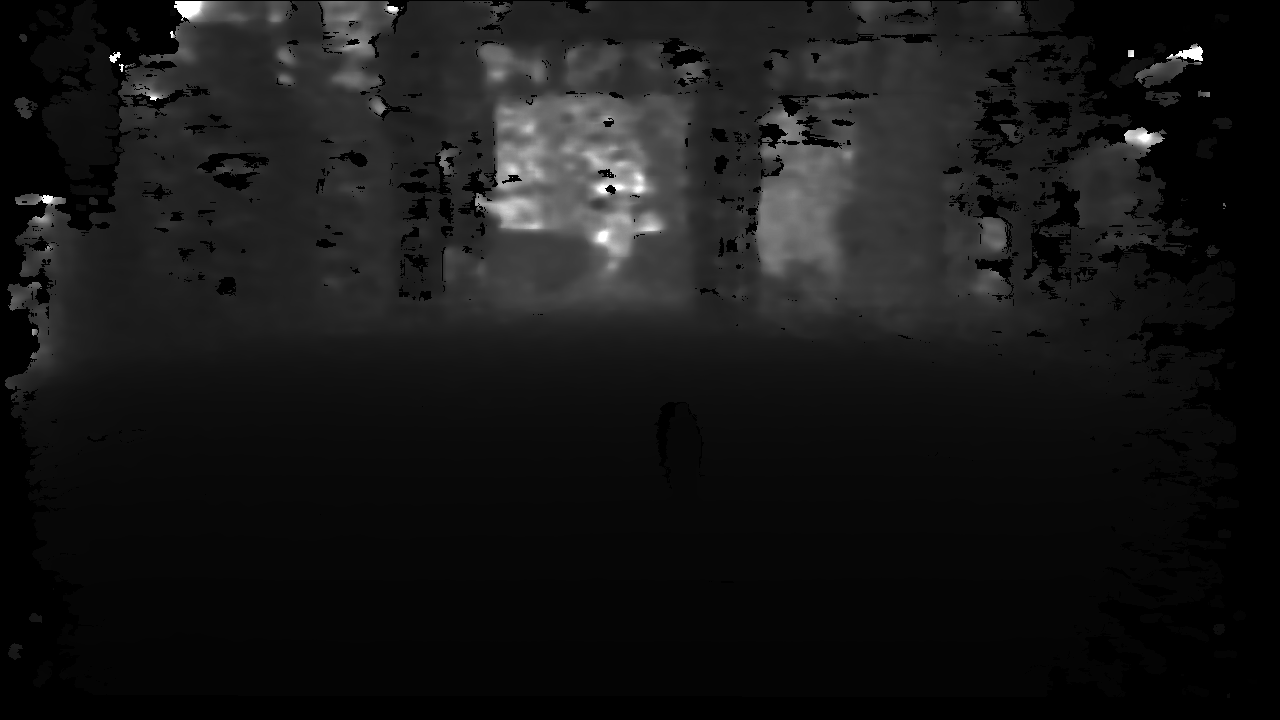
%> input picture examples/depth_u16/example01.png, 1280 x 720 px
$ octave demo.m   (GNU Octave 9; MATLAB toolbox functions it lacks are replaced by stand-ins)
%> lines starting %> are read from the running program, lines starting %| are printed output that depends on the picture; in (x1, y1, x2, y2) boxes, pixels count from 0 and x2, y2 are one past the last pixel; in counts of white or black regions, pixels touching at a corner belong together; the program's own positions count from 1
% Copyright 2020 hlwang1124

% Licensed under the Apache License, Version 2.0 (the "License");
% you may not use this file except in compliance with the License.
% You may obtain a copy of the License at

%     http://www.apache.org/licenses/LICENSE-2.0

% Unless required by applicable law or agreed to in writing, software
% distributed under the License is distributed on an "AS IS" BASIS,
% WITHOUT WARRANTIES OR CONDITIONS OF ANY KIND, either express or implied.
% See the License for the specific language governing permissions and
% limitations under the License.

close all; clear; clc
%% Basic Parameters
ReadPath = './examples';
name = 'example01.png';  % example01 - example05

% RealSense parameters, used for computing disparity
Baseline = 55.0871;
Focallength = 1367.6650;
%% Read Data and Preprocess
rgb = imread(fullfile(ReadPath, 'rgb', name));
%> rgb is the input picture: size 720x1280 uint16; min 0, max 65535, mean 6069.7
distance = double(imread(fullfile(ReadPath, 'depth_u16', name)));
distance(distance > 10000) = 0;     % do not consider the pixels with distances over 10m (RealSense depth range)
disparity = Focallength * Baseline ./ distance;

rgb = preprocess_input(rgb);
disparity = preprocess_input(disparity);
disparity(isinf(disparity)) = 0;
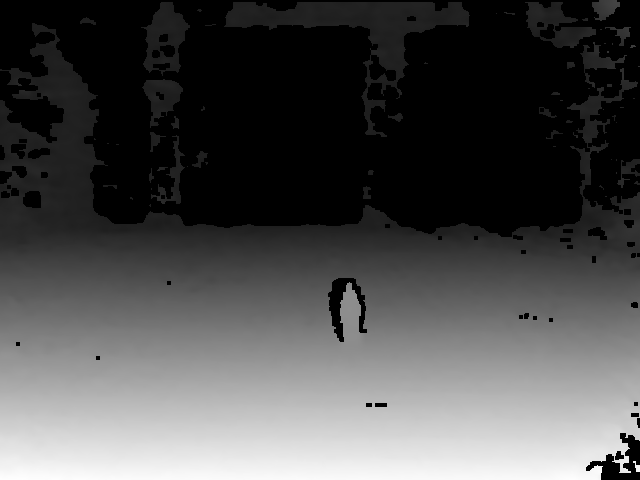
%> disparity: size 480x640 double; 36.85% of the values are NaN or infinite; the others: min 0, max 67.18, mean 32.18; drawn with min black, max white, NaN and infinite black
disparity = round(disparity);

disp('Successfully read data.');
%% Compute V-disparity
% v-disparity
m = size(disparity, 1);
n = max(max(disparity)) + 1;
%> n = 68
vdis = zeros(m, n);
%> vdis: size 480x68 double; every value is 0
for i = 1 : m
    for j = 1 : n
        vdis(i, j) = length(find(disparity(i, :) == (j - 1)));
    end
end
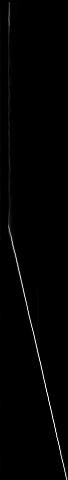
%> vdis: size 480x68 double; min 0, max 637, mean 5.9; drawn with min black and max white

% steerable filter
theta = [0, 45, 90];
vdisSteerable = zeros(size(vdis, 1), size(vdis, 2), 3); % use steerable filter in 3 directions
for i = 1 : length(theta)
    vdisSteerable(:, :, i) = steerGaussFilterOrder2(vdis, theta(i), 3);
end
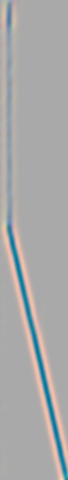
%> vdisSteerable: size 480x68x3 double; mean R, G, B 0, 0, 0; drawn with min black and max white

% select the pixels that have much difference between 3 directions
vdisSteerableDiff = zeros(size(vdis));
for i = 1 : size(vdisSteerable, 1)
    for j = 1 : size(vdisSteerable, 2)
        vdisSteerableDiff(i, j) = max(vdisSteerable(i, j, :)) - min(vdisSteerable(i, j, :));
    end
end
vdisFilter = zeros(size(vdis));
vdisFilterThresh = 30;
vdisFilter(vdisSteerableDiff > vdisFilterThresh) = 1;
%> vdisFilter: size 480x68 double; values 0 (black) and 1 (white), 3% white; 3 white regions (2 under 20 px), largest, box (x1, y1, x2, y2) and area: (8, 221, 68, 480) 982

disp('Successfully compute v-disparity.');
%% Drivable Area Segmentation
% Hough Transform
[line, status] = HoughTransform(vdisFilter);
%> after the loop in HoughTransform, `for i = 1 : size(BW, 1)`:
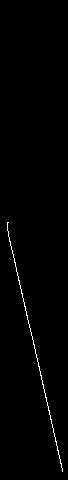
%> BW: size 480x68 logical; 0.82% white in thin lines or dots, all inside (x1, y1, x2, y2) = (7, 222, 63, 472)
%> in HoughTransform, `[H, T, R] = hough(BW);`: T = 180 values from -90 to 89; R = 969 values from -484 to 484
%> in HoughTransform, `P = houghpeaks(H, 1);`: P = [440 78]
%> in HoughTransform, `lines = houghlines(BW, T, R, P);`: lines = 1 line; point1 to point2 (x, y): (8, 230) to (63, 471)
%> in HoughTransform, `outputline = lines;`: outputline has the same summary as lines
%> in HoughTransform, `point1 = outputline.point1`: point1 = [8 230]
%> in HoughTransform, `point2 = outputline.point2`: point2 = [63 471]
%> in HoughTransform, `temp1 = point1`: temp1 = [8 230]
%> in HoughTransform, `temp2 = point2`: temp2 = [63 471]
%> the loop in HoughTransform, `while (leftflag && point1(1) > interval && point1(2) > 1) || (rightfla..` made 1 pass
%> (lbound, leftflag, rbound, rightflag) on pass 1: (1, 0, 68, 0)
%> after the loop in HoughTransform, `while (leftflag && point1(1) > interval && point1(2) > 1) || (rightfla..`: temp1 = [3 208]; temp2 = [68 493]
%> in HoughTransform, `outputline.point1 = point1;`: outputline.point1 = [8 230]
%> in HoughTransform, `outputline.point2 = point2;`: outputline.point2 = [63 471]
%> line has the same summary as lines in HoughTransform; status = 1
if(status == 0)
    disp('Hough transform failed.');
    return
end
point1 = line.point1;
%> point1 = [8 230]
point2 = line.point2;
%> point2 = [63 471]

% perform drivable area segmentation based on Hough Transform
drivableInitial = zeros(size(disparity));
drivableInitialThresh = 3;
for i = point1(2) : point2(2)
    d = (point2(1) - point1(1)) / (point2(2) - point1(2)) * i + (point1(1) * point2(2) - point2(1) * point1(2)) / (point2(2) - point1(2));
    for j = 1 : size(drivableInitial, 2)
        if(disparity(i, j) > d - drivableInitialThresh && disparity(i, j) < d + drivableInitialThresh)
            drivableInitial(i, j) = 1;
        end
    end
end
%> this loop made 242 passes
%> d on passes 1 to 3: 8, 8.23, 8.46
%> drivableInitial: size 480x640 double; values 0 (black) and 1 (white), 49.1% white; 6 white regions (4 under 20 px), largest, box (x1, y1, x2, y2) and area: (0, 229, 640, 471) 150645, (633, 461, 640, 471) 32
drivableFinal = medfilt2(drivableInitial, [5, 5]);
%> drivableFinal: size 480x640 double; values 0 (black) and 1 (white), 49.1% white; 2 white regions (1 under 20 px), largest, box (x1, y1, x2, y2) and area: (0, 229, 640, 471) 150847

disp('Successfully perform drivable area segmentation.');
%% Depth Anomaly Map Generation
drivableBW = drivableFinal;     % used for boundary detection
drivableBW(1, :) = 0; drivableBW(end, :) = 0;
drivableBW(:, 1) = 0; drivableBW(:, end) = 0;
[B, L, N] = bwboundaries(~drivableBW);
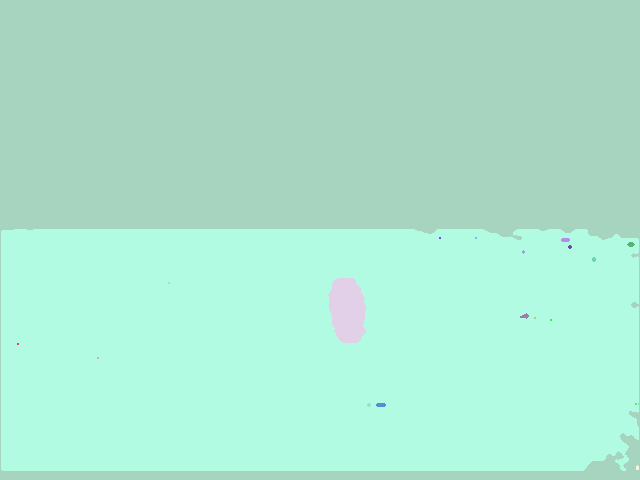
%> L: size 480x640 double; 20 distinct labels, from 1 to 20; one colour per label, 0 black
%> B = 20 boundaries; largest, box (x1, y1, x2, y2) and points: (0, 0, 640, 480) 2237, (1, 229, 639, 471) 1848, (328, 278, 366, 343) 161, (376, 403, 386, 407) 21, (520, 313, 529, 319) 19; N = 18

% select the holes with a specific area range
depthAnom = zeros(size(drivableBW));
for i = 1 : N
    temp = zeros(size(drivableBW));
    boundary = B{i};
    for j = 1 : size(boundary, 1)
        temp(boundary(j, 1), boundary(j, 2)) = 1;
    end
    area = bwarea(temp);
    if area > 25 && area < 500
        for j = 1 : size(boundary, 1)
            depthAnom(boundary(j, 1), boundary(j, 2)) = 1;
        end
    end
end
%> this loop made 18 passes
%> area on passes 1, 5, 7, 10: 2236.5, 173.5, 21, 20.12
%> depthAnom: size 480x640 double; values 0 (black) and 1 (white), 0.05% white in thin lines or dots, all inside (x1, y1, x2, y2) = (328, 278, 366, 343)
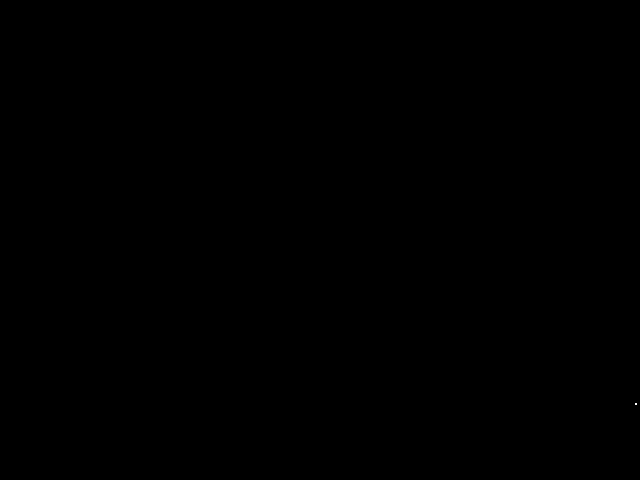
%> temp: size 480x640 double; values 0 (black) and 1 (white), 0% white in thin lines or dots, all inside (x1, y1, x2, y2) = (635, 403, 637, 405)
depthAnom = imfill(depthAnom, 'holes');
%> depthAnom: size 480x640 double; values 0 (black) and 1 (white), 0.64% white; 1 white region, box (x1, y1, x2, y2) and area: (328, 278, 366, 343) 1960
drivablePlusDepthAnom = depthAnom | drivableFinal;
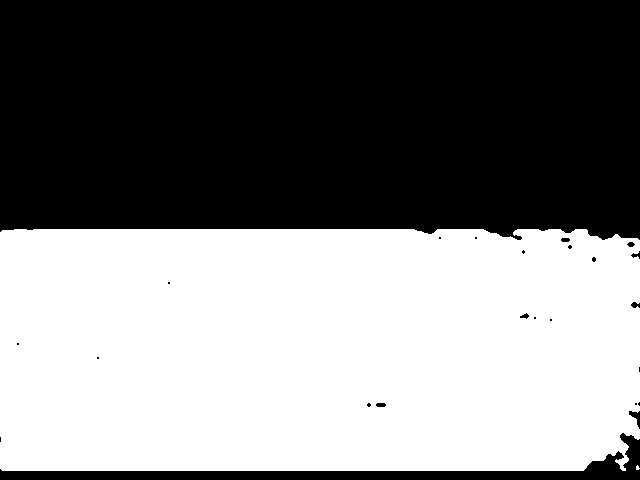
%> drivablePlusDepthAnom: size 480x640 logical; 49.7% white; 2 white regions (1 under 20 px), largest, box (x1, y1, x2, y2) and area: (0, 229, 640, 471) 152807

disp('Successfully generate the depth anomaly map.');
%% RGB Anomaly Map Generation
%> the run ends on the next line
lab = rgb2lab(rgb);
% [27 lines not run here, left out]
function output = preprocess_input(input)
    % crop invalid boundaries, and resize the input image
    % Input:
    %   input: input image
    % Output:
    %   output: output image

    output = imresize(input(1 : 690, 181 : 1100, :), [480, 640]);
end

function J = steerGaussFilterOrder2(I, theta, sigma)
    % the steerable filter with the second derivatives of Gaussian
    % Input:
    %   1. I: input image
    %   2. theta: the orientation
    %   3. sigma: standard deviation of the Gaussian template
    % Output:
    %   J: The response of derivative in theta direction

    theta = -theta * (pi / 180);

    % determine necessary filter support (for Gaussian)
    Wx = floor((8 / 2) * sigma);
    if Wx < 1
      Wx = 1;
    end
    x = [-Wx : Wx];

    [xx, yy] = meshgrid(x, x);

    g0 = exp(-(xx.^2 + yy.^2) / (2 * sigma^2)) / (sigma * sqrt(2 * pi));
    G2a = -g0 / sigma^2 + g0 .* xx.^2 / sigma^4;
    G2b =  g0 .* xx .* yy / sigma^4;
    G2c = -g0 / sigma^2 + g0 .* yy.^2 / sigma^4;

    % compute image gradients (using separability)
    I2a = imfilter(I, G2a, 'same', 'replicate');
    I2b = imfilter(I, G2b, 'same', 'replicate');
    I2c = imfilter(I, G2c, 'same', 'replicate');

    % evaluate oriented filter response
    J = (cos(theta))^2 * I2a + sin(theta)^2 * I2c - 2 * cos(theta) * sin(theta) * I2b;
end

function [outputline, status] = HoughTransform(I)
    % perform Hough Transform, and return one dominant line
    % Input:
    %   I: input image
    % Output:
    %   1. outputline: output line
    %   2. status: 1 for success, and 0 for failure

    % exatract image boundary based on Canny
    BW = edge(I, 'canny');
    for i = 1 : size(BW, 1)
        flag = 0;
        for j = size(BW, 2) : -1 : 1
            if flag == 0 && BW(i, j) == 0
                continue
            else
                if flag == 0 && BW(i, j) == 1
                    flag = 1;
                    BW(i, j) = 0;
                else
                    if flag == 1 && BW(i, j) == 1
                        BW(i, j) = 0;
                    else
                        break
                    end
                end
            end
        end
    end

    % perform Hough Transform
    [H, T, R] = hough(BW);
    P = houghpeaks(H, 1);
    lines = houghlines(BW, T, R, P);

    % select the longest line
    if length(lines) == 1
        outputline = lines;
    else
        lenarray = zeros(length(lines), 1);
        for k = 1 : length(lines)
            point1 = lines(k).point1;
            point2 = lines(k).point2;
            lenarray(k) = sum((point1 - point2).^2);
        end
        [~, pos] = max(lenarray);
        outputline = lines(pos);
    end

    if(isempty(outputline))
        status = 0;
        outputline = 0;
        return
    end

    % extend the detected line
    [height, width] = size(I);

    point1 = outputline.point1; point2 = outputline.point2;
    temp1 = point1; temp2 = point2;
    leftflag = 1; rightflag = 1;
    interval = 5; index = 3;

    while (leftflag && point1(1) > interval && point1(2) > 1) || (rightflag && point2(1) < width - interval + 1 && point2(2) < height)
        if leftflag && point1(1) > interval && point1(2) > 1
            temp1(1) = point1(1) - interval;
            temp1(2) = round(point1(2) - interval * (point2(2) - point1(2)) / (point2(1) - point1(1)));
            lbound = max(1, temp1(1) - index);
            if temp1(2) > 1 && sum(BW(temp1(2), lbound : temp1(1) + index)) > 0
                temp1(1) = temp1(1) - length((lbound : temp1(1) + index)) + index + find(BW(temp1(2), lbound : temp1(1) + index) > 0, 1);
                point1 = temp1;
            else
                leftflag = 0;
            end
        end

        if rightflag && point2(1) < width - interval + 1 && point2(2) < height
            temp2(1) = point2(1) + interval;
            temp2(2) = round(point2(2) + interval * (point2(2) - point1(2)) / (point2(1) - point1(1)));
            rbound = min(temp2(1) + index, width);
            if temp2(2) < height && sum(BW(temp2(2), temp2(1) - index : rbound)) > 0
                temp2(1) = temp2(1) - index - 1 + find(BW(temp2(2), temp2(1) - index : rbound) > 0, 1);
                point2 = temp2;
            else
                rightflag = 0;
            end
        end
    end
    outputline.point1 = point1;
    outputline.point2 = point2;
    status = 1;
end

$ run again, with examples/depth_u16/example02.png copied over examples/depth_u16/example01.png
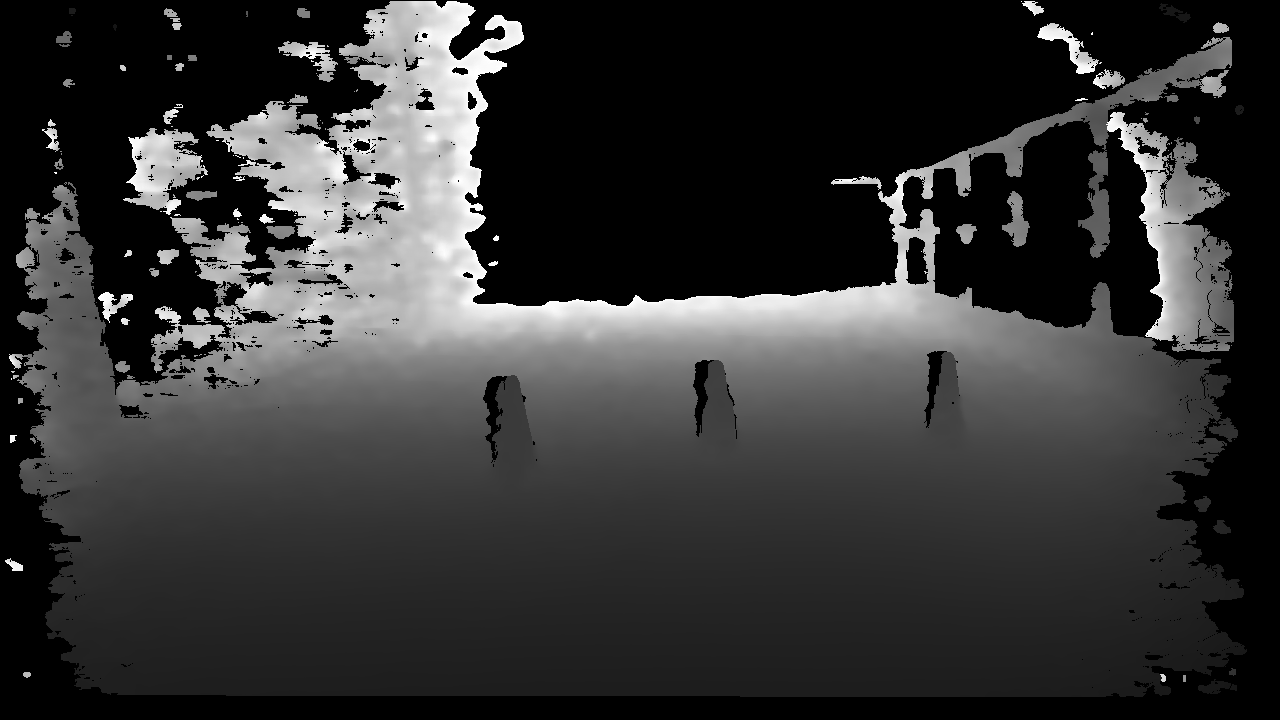
%> input picture examples/depth_u16/example02.png, 1280 x 720 px
%> rgb is the input picture: size 720x1280 uint16; min 0, max 9980, mean 2068.6
%> output: size 480x640 double
%> n = 70
%> vdisFilter: size 480x70 double; values 0 (black) and 1 (white), 2.8% white; 1 white region, box (x1, y1, x2, y2) and area: (9, 210, 67, 480) 957
%> after the loop in HoughTransform, `for i = 1 : size(BW, 1)`:
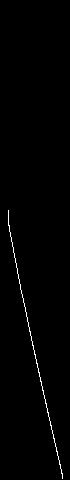
%> BW: size 480x70 logical; 0.85% white in thin lines or dots, all inside (x1, y1, x2, y2) = (8, 210, 63, 479)
%> T = 180 values from -90 to 89; R = 969 values from -484 to 484
%> P = [439 78]
%> lines = 1 line; point1 to point2 (x, y): (21, 290) to (63, 476)
%> outputline has the same summary as lines
%> in HoughTransform, `point1 = outputline.point1`: point1 = [21 290]
%> in HoughTransform, `point2 = outputline.point2`: point2 = [63 476]
%> in HoughTransform, `temp1 = point1`: temp1 = [21 290]
%> in HoughTransform, `temp2 = point2`: temp2 = [63 476]
%> the loop in HoughTransform, `while (leftflag && point1(1) > interval && point1(2) > 1) || (rightfla..` made 4 passes
%> (lbound, point1, rbound, rightflag) on pass 1: (13, [17 268], 70, 0)
%> after the loop in HoughTransform, `while (leftflag && point1(1) > interval && point1(2) > 1) || (rightfla..`: temp1 = [4 198]; temp2 = [68 499]
%> outputline.point1 = [9 222]
%> outputline.point2 = [63 476]
%> line = 1 line; point1 to point2 (x, y): (9, 222) to (63, 476); status = 1
%> `point1 = line.point1;`: point1 = [9 222]
%> `point2 = line.point2;`: point2 = [63 476]
%> the loop `for i = point1(2) : point2(2)` made 255 passes
%> d on passes 1 to 3: 9, 9.21, 9.43
%> drivableFinal: size 480x640 double; values 0 (black) and 1 (white), 50% white; 2 white regions, box (x1, y1, x2, y2) and area: (0, 221, 640, 476) 153302, (4, 228, 26, 239) 154
%> drivableBW: size 480x640 double; values 0 (black) and 1 (white), 49.8% white; 2 white regions, box (x1, y1, x2, y2) and area: (1, 221, 639, 476) 152952, (4, 228, 26, 239) 154
%> L: size 480x640 double; 16 distinct labels, from 1 to 16
%> B = 16 boundaries; largest, box (x1, y1, x2, y2) and points: (0, 0, 640, 480) 2237, (1, 221, 639, 476) 1992, (209, 260, 249, 326) 165, (355, 249, 389, 307) 158, (516, 243, 544, 301) 145; N = 14
%> the loop `for i = 1 : N` made 14 passes
%> area on passes 1, 4, 5, 7, 8, 10, 11, 13: 2236.5, 28.12, 35.62, 59.25, 22, 22.5, 178.1, 167.5
%> `drivablePlusDepthAnom = depthAnom | drivableFinal;`:
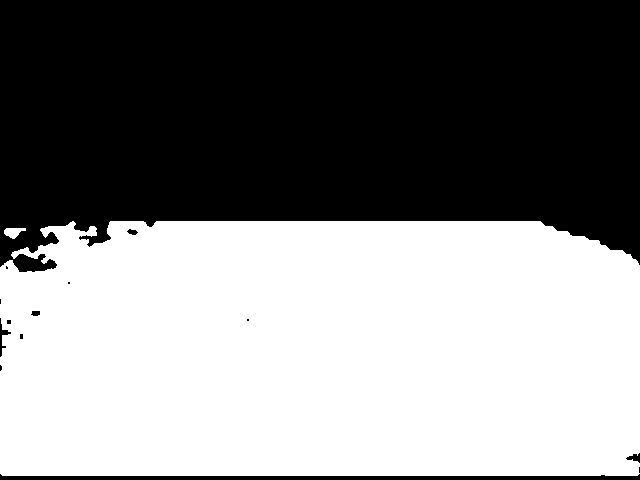
%> drivablePlusDepthAnom: size 480x640 logical; 51.5% white; 14 black regions (8 under 20 px), largest, box (x1, y1, x2, y2) and area: (0, 0, 640, 272) 145993, (0, 474, 640, 480) 2570, (0, 318, 11, 357) 115, (626, 453, 640, 463) 73, (127, 229, 138, 235) 42, (31, 311, 40, 316) 38
